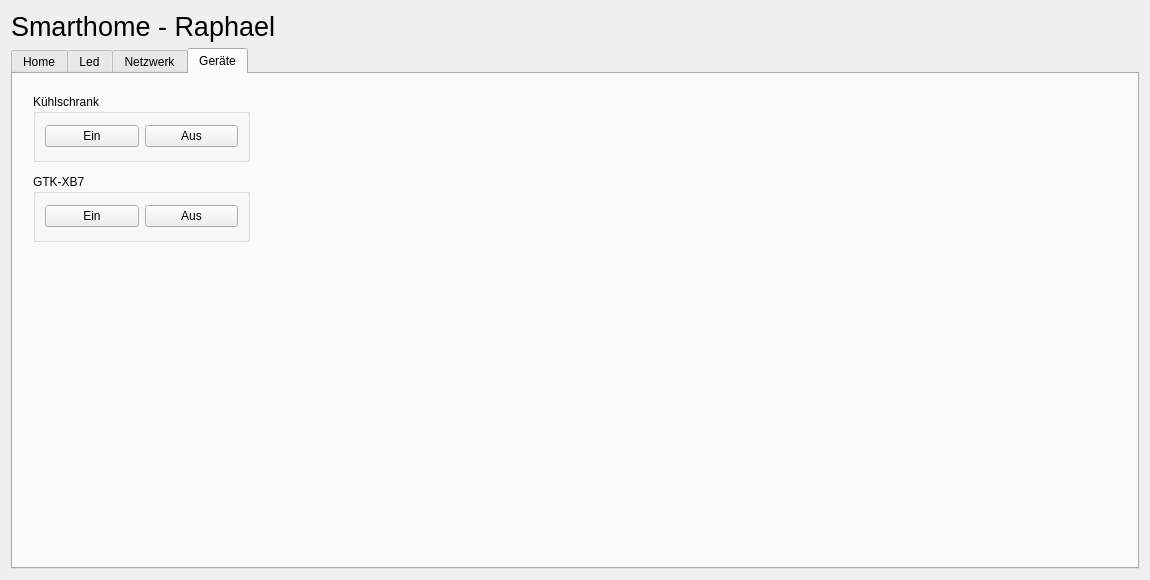
<?xml version="1.0" encoding="UTF-8"?>
<ui version="4.0">
 <class>Dialog</class>
 <widget class="QDialog" name="Dialog">
  <property name="geometry">
   <rect>
    <x>0</x>
    <y>0</y>
    <width>1150</width>
    <height>580</height>
   </rect>
  </property>
  <property name="windowTitle">
   <string>Dialog</string>
  </property>
  <layout class="QVBoxLayout" name="verticalLayout">
   <item>
    <layout class="QHBoxLayout" name="horizontalLayout">
     <item>
      <widget class="QLabel" name="label">
       <property name="font">
        <font>
         <pointsize>20</pointsize>
        </font>
       </property>
       <property name="text">
        <string>Smarthome - Raphael</string>
       </property>
      </widget>
     </item>
    </layout>
   </item>
   <item>
    <layout class="QGridLayout" name="gridLayout">
     <item row="0" column="0">
      <widget class="QTabWidget" name="tabWidget">
       <property name="currentIndex">
        <number>3</number>
       </property>
       <widget class="QWidget" name="tab">
        <attribute name="title">
         <string>Home</string>
        </attribute>
        <widget class="QToolButton" name="toolButton">
         <property name="geometry">
          <rect>
           <x>856</x>
           <y>531</y>
           <width>41</width>
           <height>31</height>
          </rect>
         </property>
         <property name="text">
          <string>...</string>
         </property>
        </widget>
       </widget>
       <widget class="QWidget" name="home">
        <attribute name="title">
         <string>Led</string>
        </attribute>
        <layout class="QGridLayout" name="gridLayout_2">
         <item row="0" column="0">
          <widget class="QScrollArea" name="scrollArea">
           <property name="styleSheet">
            <string notr="true">background-color: rgb(240, 240, 240);</string>
           </property>
           <property name="widgetResizable">
            <bool>true</bool>
           </property>
           <widget class="QWidget" name="scrollAreaWidgetContents">
            <property name="geometry">
             <rect>
              <x>0</x>
              <y>0</y>
              <width>1075</width>
              <height>943</height>
             </rect>
            </property>
            <layout class="QVBoxLayout" name="verticalLayout_3">
             <item>
              <widget class="QGroupBox" name="groupBox_7">
               <property name="enabled">
                <bool>true</bool>
               </property>
               <property name="minimumSize">
                <size>
                 <width>0</width>
                 <height>225</height>
                </size>
               </property>
               <property name="styleSheet">
                <string notr="true">background-color: rgb(255, 255, 255);</string>
               </property>
               <property name="title">
                <string>Alle Led's</string>
               </property>
               <widget class="QPushButton" name="Btn_LedColorAll">
                <property name="geometry">
                 <rect>
                  <x>590</x>
                  <y>20</y>
                  <width>93</width>
                  <height>28</height>
                 </rect>
                </property>
                <property name="text">
                 <string>Farbe</string>
                </property>
               </widget>
               <widget class="QWidget" name="widget_2" native="true">
                <property name="geometry">
                 <rect>
                  <x>690</x>
                  <y>20</y>
                  <width>360</width>
                  <height>200</height>
                 </rect>
                </property>
                <widget class="QWidget" name="W_ColorpickerAll" native="true">
                 <property name="geometry">
                  <rect>
                   <x>0</x>
                   <y>0</y>
                   <width>360</width>
                   <height>200</height>
                  </rect>
                 </property>
                </widget>
               </widget>
               <widget class="QLabel" name="L_Ledpin1">
                <property name="geometry">
                 <rect>
                  <x>10</x>
                  <y>30</y>
                  <width>81</width>
                  <height>31</height>
                 </rect>
                </property>
                <property name="text">
                 <string>Ledpin 1 :</string>
                </property>
               </widget>
               <widget class="QLabel" name="L_Ledpin2">
                <property name="geometry">
                 <rect>
                  <x>10</x>
                  <y>70</y>
                  <width>81</width>
                  <height>31</height>
                 </rect>
                </property>
                <property name="text">
                 <string>Ledpin 2 :</string>
                </property>
               </widget>
               <widget class="QLabel" name="L_Ledpin3">
                <property name="geometry">
                 <rect>
                  <x>10</x>
                  <y>110</y>
                  <width>81</width>
                  <height>31</height>
                 </rect>
                </property>
                <property name="text">
                 <string>Ledpin 3 :</string>
                </property>
               </widget>
               <widget class="QLabel" name="L_ShowColorAll">
                <property name="geometry">
                 <rect>
                  <x>590</x>
                  <y>60</y>
                  <width>71</width>
                  <height>31</height>
                 </rect>
                </property>
                <property name="font">
                 <font>
                  <family>Segoe UI Black</family>
                  <pointsize>12</pointsize>
                  <weight>75</weight>
                  <bold>true</bold>
                  <kerning>true</kerning>
                 </font>
                </property>
                <property name="text">
                 <string>Color</string>
                </property>
               </widget>
               <widget class="QPushButton" name="pushButton_8">
                <property name="geometry">
                 <rect>
                  <x>120</x>
                  <y>30</y>
                  <width>75</width>
                  <height>23</height>
                 </rect>
                </property>
                <property name="text">
                 <string>Test</string>
                </property>
               </widget>
              </widget>
             </item>
             <item>
              <widget class="QGroupBox" name="groupBox_8">
               <property name="minimumSize">
                <size>
                 <width>0</width>
                 <height>225</height>
                </size>
               </property>
               <property name="styleSheet">
                <string notr="true">background-color: rgb(255, 255, 255);</string>
               </property>
               <property name="title">
                <string>Ledband 1</string>
               </property>
               <widget class="QPushButton" name="Btn_LedColor1">
                <property name="geometry">
                 <rect>
                  <x>580</x>
                  <y>20</y>
                  <width>93</width>
                  <height>28</height>
                 </rect>
                </property>
                <property name="text">
                 <string>Farbe</string>
                </property>
               </widget>
               <widget class="QWidget" name="W_Colorpicker1" native="true">
                <property name="geometry">
                 <rect>
                  <x>690</x>
                  <y>10</y>
                  <width>360</width>
                  <height>200</height>
                 </rect>
                </property>
               </widget>
               <widget class="QGroupBox" name="groupBox_12">
                <property name="geometry">
                 <rect>
                  <x>10</x>
                  <y>20</y>
                  <width>61</width>
                  <height>61</height>
                 </rect>
                </property>
                <property name="title">
                 <string>Pin</string>
                </property>
                <layout class="QGridLayout" name="gridLayout_7">
                 <item row="0" column="1">
                  <widget class="QSpinBox" name="SP_Ledband_1">
                   <property name="maximum">
                    <number>40</number>
                   </property>
                  </widget>
                 </item>
                </layout>
               </widget>
               <widget class="QLabel" name="L_ShowColor1">
                <property name="geometry">
                 <rect>
                  <x>580</x>
                  <y>60</y>
                  <width>71</width>
                  <height>31</height>
                 </rect>
                </property>
                <property name="font">
                 <font>
                  <family>Segoe UI Black</family>
                  <pointsize>12</pointsize>
                  <weight>75</weight>
                  <bold>true</bold>
                  <kerning>true</kerning>
                 </font>
                </property>
                <property name="text">
                 <string>Color</string>
                </property>
               </widget>
               <widget class="QGroupBox" name="groupBox">
                <property name="geometry">
                 <rect>
                  <x>100</x>
                  <y>20</y>
                  <width>134</width>
                  <height>200</height>
                 </rect>
                </property>
                <property name="title">
                 <string>Modus</string>
                </property>
                <layout class="QGridLayout" name="gridLayout_4">
                 <item row="0" column="0">
                  <widget class="QPushButton" name="pushButton">
                   <property name="text">
                    <string>Rainbow</string>
                   </property>
                  </widget>
                 </item>
                 <item row="1" column="0">
                  <widget class="QPushButton" name="pushButton_4">
                   <property name="text">
                    <string>Rainbow Full</string>
                   </property>
                  </widget>
                 </item>
                 <item row="2" column="0">
                  <widget class="QPushButton" name="pushButton_3">
                   <property name="text">
                    <string>Theater Chase</string>
                   </property>
                  </widget>
                 </item>
                 <item row="3" column="0">
                  <widget class="QPushButton" name="pushButton_6">
                   <property name="text">
                    <string>Theater Chase Rainbow</string>
                   </property>
                  </widget>
                 </item>
                 <item row="4" column="0">
                  <widget class="QPushButton" name="pushButton_2">
                   <property name="text">
                    <string>Color Wipe</string>
                   </property>
                  </widget>
                 </item>
                 <item row="5" column="0">
                  <widget class="QPushButton" name="pushButton_9">
                   <property name="text">
                    <string>Color Wipe</string>
                   </property>
                  </widget>
                 </item>
                </layout>
               </widget>
               <widget class="QGroupBox" name="groupBox_2">
                <property name="geometry">
                 <rect>
                  <x>250</x>
                  <y>20</y>
                  <width>321</width>
                  <height>201</height>
                 </rect>
                </property>
                <property name="title">
                 <string>Control</string>
                </property>
                <widget class="QSlider" name="horizontalSlider">
                 <property name="geometry">
                  <rect>
                   <x>110</x>
                   <y>30</y>
                   <width>160</width>
                   <height>22</height>
                  </rect>
                 </property>
                 <property name="autoFillBackground">
                  <bool>false</bool>
                 </property>
                 <property name="value">
                  <number>0</number>
                 </property>
                 <property name="orientation">
                  <enum>Qt::Horizontal</enum>
                 </property>
                 <property name="invertedAppearance">
                  <bool>false</bool>
                 </property>
                 <property name="invertedControls">
                  <bool>false</bool>
                 </property>
                </widget>
                <widget class="QSlider" name="horizontalSlider_2">
                 <property name="geometry">
                  <rect>
                   <x>110</x>
                   <y>90</y>
                   <width>160</width>
                   <height>22</height>
                  </rect>
                 </property>
                 <property name="autoFillBackground">
                  <bool>false</bool>
                 </property>
                 <property name="value">
                  <number>0</number>
                 </property>
                 <property name="orientation">
                  <enum>Qt::Horizontal</enum>
                 </property>
                 <property name="invertedAppearance">
                  <bool>false</bool>
                 </property>
                 <property name="invertedControls">
                  <bool>false</bool>
                 </property>
                </widget>
                <widget class="QSlider" name="horizontalSlider_3">
                 <property name="geometry">
                  <rect>
                   <x>110</x>
                   <y>150</y>
                   <width>160</width>
                   <height>22</height>
                  </rect>
                 </property>
                 <property name="autoFillBackground">
                  <bool>false</bool>
                 </property>
                 <property name="value">
                  <number>0</number>
                 </property>
                 <property name="orientation">
                  <enum>Qt::Horizontal</enum>
                 </property>
                 <property name="invertedAppearance">
                  <bool>false</bool>
                 </property>
                 <property name="invertedControls">
                  <bool>false</bool>
                 </property>
                </widget>
                <widget class="QLabel" name="label_2">
                 <property name="geometry">
                  <rect>
                   <x>20</x>
                   <y>30</y>
                   <width>42</width>
                   <height>16</height>
                  </rect>
                 </property>
                 <property name="text">
                  <string>Speed</string>
                 </property>
                </widget>
               </widget>
              </widget>
             </item>
             <item>
              <widget class="QGroupBox" name="groupBox_13">
               <property name="minimumSize">
                <size>
                 <width>0</width>
                 <height>225</height>
                </size>
               </property>
               <property name="styleSheet">
                <string notr="true">background-color: rgb(255, 255, 255);</string>
               </property>
               <property name="title">
                <string>Ledband 2</string>
               </property>
               <widget class="QPushButton" name="Btn_LedColor2">
                <property name="geometry">
                 <rect>
                  <x>580</x>
                  <y>20</y>
                  <width>93</width>
                  <height>28</height>
                 </rect>
                </property>
                <property name="text">
                 <string>Farbe</string>
                </property>
               </widget>
               <widget class="QGroupBox" name="groupBox_14">
                <property name="geometry">
                 <rect>
                  <x>-10</x>
                  <y>290</y>
                  <width>1059</width>
                  <height>284</height>
                 </rect>
                </property>
                <property name="title">
                 <string>Ledband 3</string>
                </property>
                <widget class="QWidget" name="widget_7" native="true">
                 <property name="geometry">
                  <rect>
                   <x>590</x>
                   <y>40</y>
                   <width>221</width>
                   <height>111</height>
                  </rect>
                 </property>
                </widget>
                <widget class="QPushButton" name="pushButton_7">
                 <property name="geometry">
                  <rect>
                   <x>350</x>
                   <y>60</y>
                   <width>93</width>
                   <height>28</height>
                  </rect>
                 </property>
                 <property name="text">
                  <string>Farbe</string>
                 </property>
                </widget>
               </widget>
               <widget class="QWidget" name="W_Colorpicker2" native="true">
                <property name="geometry">
                 <rect>
                  <x>690</x>
                  <y>10</y>
                  <width>360</width>
                  <height>200</height>
                 </rect>
                </property>
               </widget>
               <widget class="QGroupBox" name="groupBox_15">
                <property name="geometry">
                 <rect>
                  <x>10</x>
                  <y>20</y>
                  <width>61</width>
                  <height>64</height>
                 </rect>
                </property>
                <property name="title">
                 <string>Pin</string>
                </property>
                <layout class="QGridLayout" name="gridLayout_8">
                 <item row="1" column="0">
                  <widget class="QSpinBox" name="SP_Ledband_2">
                   <property name="maximum">
                    <number>40</number>
                   </property>
                  </widget>
                 </item>
                </layout>
               </widget>
               <widget class="QLabel" name="L_ShowColor2">
                <property name="geometry">
                 <rect>
                  <x>580</x>
                  <y>60</y>
                  <width>71</width>
                  <height>31</height>
                 </rect>
                </property>
                <property name="font">
                 <font>
                  <family>Segoe UI Black</family>
                  <pointsize>12</pointsize>
                  <weight>75</weight>
                  <bold>true</bold>
                  <kerning>true</kerning>
                 </font>
                </property>
                <property name="text">
                 <string>Color</string>
                </property>
               </widget>
               <widget class="QGroupBox" name="groupBox_3">
                <property name="geometry">
                 <rect>
                  <x>100</x>
                  <y>20</y>
                  <width>134</width>
                  <height>200</height>
                 </rect>
                </property>
                <property name="title">
                 <string>Modus</string>
                </property>
                <layout class="QGridLayout" name="gridLayout_5">
                 <item row="0" column="0">
                  <widget class="QPushButton" name="pushButton_10">
                   <property name="text">
                    <string>Rainbow</string>
                   </property>
                  </widget>
                 </item>
                 <item row="1" column="0">
                  <widget class="QPushButton" name="pushButton_11">
                   <property name="text">
                    <string>Rainbow Full</string>
                   </property>
                  </widget>
                 </item>
                 <item row="2" column="0">
                  <widget class="QPushButton" name="pushButton_12">
                   <property name="text">
                    <string>Theater Chase</string>
                   </property>
                  </widget>
                 </item>
                 <item row="3" column="0">
                  <widget class="QPushButton" name="pushButton_13">
                   <property name="text">
                    <string>Theater Chase Rainbow</string>
                   </property>
                  </widget>
                 </item>
                 <item row="4" column="0">
                  <widget class="QPushButton" name="pushButton_14">
                   <property name="text">
                    <string>Color Wipe</string>
                   </property>
                  </widget>
                 </item>
                 <item row="5" column="0">
                  <widget class="QPushButton" name="pushButton_15">
                   <property name="text">
                    <string>Color Wipe</string>
                   </property>
                  </widget>
                 </item>
                </layout>
               </widget>
               <widget class="QGroupBox" name="groupBox_5">
                <property name="geometry">
                 <rect>
                  <x>250</x>
                  <y>20</y>
                  <width>321</width>
                  <height>201</height>
                 </rect>
                </property>
                <property name="title">
                 <string>Control</string>
                </property>
                <widget class="QSlider" name="horizontalSlider_4">
                 <property name="geometry">
                  <rect>
                   <x>110</x>
                   <y>30</y>
                   <width>160</width>
                   <height>22</height>
                  </rect>
                 </property>
                 <property name="autoFillBackground">
                  <bool>false</bool>
                 </property>
                 <property name="value">
                  <number>0</number>
                 </property>
                 <property name="orientation">
                  <enum>Qt::Horizontal</enum>
                 </property>
                 <property name="invertedAppearance">
                  <bool>false</bool>
                 </property>
                 <property name="invertedControls">
                  <bool>false</bool>
                 </property>
                </widget>
                <widget class="QSlider" name="horizontalSlider_5">
                 <property name="geometry">
                  <rect>
                   <x>110</x>
                   <y>90</y>
                   <width>160</width>
                   <height>22</height>
                  </rect>
                 </property>
                 <property name="autoFillBackground">
                  <bool>false</bool>
                 </property>
                 <property name="value">
                  <number>0</number>
                 </property>
                 <property name="orientation">
                  <enum>Qt::Horizontal</enum>
                 </property>
                 <property name="invertedAppearance">
                  <bool>false</bool>
                 </property>
                 <property name="invertedControls">
                  <bool>false</bool>
                 </property>
                </widget>
                <widget class="QSlider" name="horizontalSlider_6">
                 <property name="geometry">
                  <rect>
                   <x>110</x>
                   <y>150</y>
                   <width>160</width>
                   <height>22</height>
                  </rect>
                 </property>
                 <property name="autoFillBackground">
                  <bool>false</bool>
                 </property>
                 <property name="value">
                  <number>0</number>
                 </property>
                 <property name="orientation">
                  <enum>Qt::Horizontal</enum>
                 </property>
                 <property name="invertedAppearance">
                  <bool>false</bool>
                 </property>
                 <property name="invertedControls">
                  <bool>false</bool>
                 </property>
                </widget>
                <widget class="QLabel" name="label_3">
                 <property name="geometry">
                  <rect>
                   <x>20</x>
                   <y>30</y>
                   <width>42</width>
                   <height>16</height>
                  </rect>
                 </property>
                 <property name="text">
                  <string>Speed</string>
                 </property>
                </widget>
               </widget>
              </widget>
             </item>
             <item>
              <widget class="QGroupBox" name="groupBox_16">
               <property name="minimumSize">
                <size>
                 <width>0</width>
                 <height>225</height>
                </size>
               </property>
               <property name="styleSheet">
                <string notr="true">background-color: rgb(255, 255, 255);</string>
               </property>
               <property name="title">
                <string>Ledband 3</string>
               </property>
               <widget class="QPushButton" name="Btn_LedColor3">
                <property name="geometry">
                 <rect>
                  <x>580</x>
                  <y>20</y>
                  <width>93</width>
                  <height>28</height>
                 </rect>
                </property>
                <property name="text">
                 <string>Farbe</string>
                </property>
               </widget>
               <widget class="QGroupBox" name="groupBox_17">
                <property name="geometry">
                 <rect>
                  <x>-10</x>
                  <y>290</y>
                  <width>1059</width>
                  <height>284</height>
                 </rect>
                </property>
                <property name="title">
                 <string>Ledband 3</string>
                </property>
                <widget class="QWidget" name="widget_5" native="true">
                 <property name="geometry">
                  <rect>
                   <x>590</x>
                   <y>40</y>
                   <width>221</width>
                   <height>111</height>
                  </rect>
                 </property>
                </widget>
                <widget class="QPushButton" name="pushButton_5">
                 <property name="geometry">
                  <rect>
                   <x>350</x>
                   <y>60</y>
                   <width>93</width>
                   <height>28</height>
                  </rect>
                 </property>
                 <property name="text">
                  <string>Farbe</string>
                 </property>
                </widget>
               </widget>
               <widget class="QWidget" name="W_Colorpicker3" native="true">
                <property name="geometry">
                 <rect>
                  <x>690</x>
                  <y>10</y>
                  <width>360</width>
                  <height>200</height>
                 </rect>
                </property>
               </widget>
               <widget class="QGroupBox" name="groupBox_18">
                <property name="geometry">
                 <rect>
                  <x>10</x>
                  <y>20</y>
                  <width>61</width>
                  <height>64</height>
                 </rect>
                </property>
                <property name="title">
                 <string>Pin</string>
                </property>
                <layout class="QGridLayout" name="gridLayout_9">
                 <item row="0" column="0">
                  <widget class="QSpinBox" name="SP_Ledband_3">
                   <property name="maximum">
                    <number>40</number>
                   </property>
                  </widget>
                 </item>
                </layout>
               </widget>
               <widget class="QLabel" name="L_ShowColor3">
                <property name="geometry">
                 <rect>
                  <x>580</x>
                  <y>60</y>
                  <width>71</width>
                  <height>31</height>
                 </rect>
                </property>
                <property name="font">
                 <font>
                  <family>Segoe UI Black</family>
                  <pointsize>12</pointsize>
                  <weight>75</weight>
                  <bold>true</bold>
                  <kerning>true</kerning>
                 </font>
                </property>
                <property name="text">
                 <string>Color</string>
                </property>
               </widget>
               <widget class="QGroupBox" name="groupBox_4">
                <property name="geometry">
                 <rect>
                  <x>100</x>
                  <y>20</y>
                  <width>134</width>
                  <height>200</height>
                 </rect>
                </property>
                <property name="title">
                 <string>Modus</string>
                </property>
                <layout class="QGridLayout" name="gridLayout_6">
                 <item row="0" column="0">
                  <widget class="QPushButton" name="pushButton_16">
                   <property name="text">
                    <string>Rainbow</string>
                   </property>
                  </widget>
                 </item>
                 <item row="1" column="0">
                  <widget class="QPushButton" name="pushButton_17">
                   <property name="text">
                    <string>Rainbow Full</string>
                   </property>
                  </widget>
                 </item>
                 <item row="2" column="0">
                  <widget class="QPushButton" name="pushButton_18">
                   <property name="text">
                    <string>Theater Chase</string>
                   </property>
                  </widget>
                 </item>
                 <item row="3" column="0">
                  <widget class="QPushButton" name="pushButton_19">
                   <property name="text">
                    <string>Theater Chase Rainbow</string>
                   </property>
                  </widget>
                 </item>
                 <item row="4" column="0">
                  <widget class="QPushButton" name="pushButton_20">
                   <property name="text">
                    <string>Color Wipe</string>
                   </property>
                  </widget>
                 </item>
                 <item row="5" column="0">
                  <widget class="QPushButton" name="pushButton_21">
                   <property name="text">
                    <string>Color Wipe</string>
                   </property>
                  </widget>
                 </item>
                </layout>
               </widget>
               <widget class="QGroupBox" name="groupBox_6">
                <property name="geometry">
                 <rect>
                  <x>250</x>
                  <y>20</y>
                  <width>321</width>
                  <height>201</height>
                 </rect>
                </property>
                <property name="title">
                 <string>Control</string>
                </property>
                <widget class="QSlider" name="horizontalSlider_7">
                 <property name="geometry">
                  <rect>
                   <x>110</x>
                   <y>30</y>
                   <width>160</width>
                   <height>22</height>
                  </rect>
                 </property>
                 <property name="autoFillBackground">
                  <bool>false</bool>
                 </property>
                 <property name="value">
                  <number>0</number>
                 </property>
                 <property name="orientation">
                  <enum>Qt::Horizontal</enum>
                 </property>
                 <property name="invertedAppearance">
                  <bool>false</bool>
                 </property>
                 <property name="invertedControls">
                  <bool>false</bool>
                 </property>
                </widget>
                <widget class="QSlider" name="horizontalSlider_8">
                 <property name="geometry">
                  <rect>
                   <x>110</x>
                   <y>90</y>
                   <width>160</width>
                   <height>22</height>
                  </rect>
                 </property>
                 <property name="autoFillBackground">
                  <bool>false</bool>
                 </property>
                 <property name="value">
                  <number>0</number>
                 </property>
                 <property name="orientation">
                  <enum>Qt::Horizontal</enum>
                 </property>
                 <property name="invertedAppearance">
                  <bool>false</bool>
                 </property>
                 <property name="invertedControls">
                  <bool>false</bool>
                 </property>
                </widget>
                <widget class="QSlider" name="horizontalSlider_9">
                 <property name="geometry">
                  <rect>
                   <x>110</x>
                   <y>150</y>
                   <width>160</width>
                   <height>22</height>
                  </rect>
                 </property>
                 <property name="autoFillBackground">
                  <bool>false</bool>
                 </property>
                 <property name="value">
                  <number>0</number>
                 </property>
                 <property name="orientation">
                  <enum>Qt::Horizontal</enum>
                 </property>
                 <property name="invertedAppearance">
                  <bool>false</bool>
                 </property>
                 <property name="invertedControls">
                  <bool>false</bool>
                 </property>
                </widget>
                <widget class="QLabel" name="label_4">
                 <property name="geometry">
                  <rect>
                   <x>20</x>
                   <y>30</y>
                   <width>42</width>
                   <height>16</height>
                  </rect>
                 </property>
                 <property name="text">
                  <string>Speed</string>
                 </property>
                </widget>
               </widget>
              </widget>
             </item>
            </layout>
           </widget>
          </widget>
         </item>
        </layout>
       </widget>
       <widget class="QWidget" name="tab_2">
        <attribute name="title">
         <string>Netzwerk</string>
        </attribute>
        <layout class="QGridLayout" name="gridLayout_3"/>
       </widget>
       <widget class="QWidget" name="tab_3">
        <attribute name="title">
         <string>Geräte</string>
        </attribute>
        <widget class="QGroupBox" name="groupBox_9">
         <property name="geometry">
          <rect>
           <x>20</x>
           <y>20</y>
           <width>217</width>
           <height>68</height>
          </rect>
         </property>
         <property name="title">
          <string>Kühlschrank</string>
         </property>
         <layout class="QHBoxLayout" name="horizontalLayout_2">
          <item>
           <widget class="QPushButton" name="Btn_FridgeOn">
            <property name="text">
             <string>Ein</string>
            </property>
           </widget>
          </item>
          <item>
           <widget class="QPushButton" name="Btn_FridgeOff">
            <property name="text">
             <string>Aus</string>
            </property>
           </widget>
          </item>
         </layout>
        </widget>
        <widget class="QGroupBox" name="groupBox_10">
         <property name="geometry">
          <rect>
           <x>20</x>
           <y>100</y>
           <width>217</width>
           <height>68</height>
          </rect>
         </property>
         <property name="title">
          <string>GTK-XB7</string>
         </property>
         <layout class="QHBoxLayout" name="horizontalLayout_3">
          <item>
           <widget class="QPushButton" name="Btn_GTKXB7On">
            <property name="text">
             <string>Ein</string>
            </property>
           </widget>
          </item>
          <item>
           <widget class="QPushButton" name="Btn_GTKXB7Off">
            <property name="text">
             <string>Aus</string>
            </property>
           </widget>
          </item>
         </layout>
        </widget>
       </widget>
      </widget>
     </item>
    </layout>
   </item>
  </layout>
 </widget>
 <resources/>
 <connections/>
</ui>
